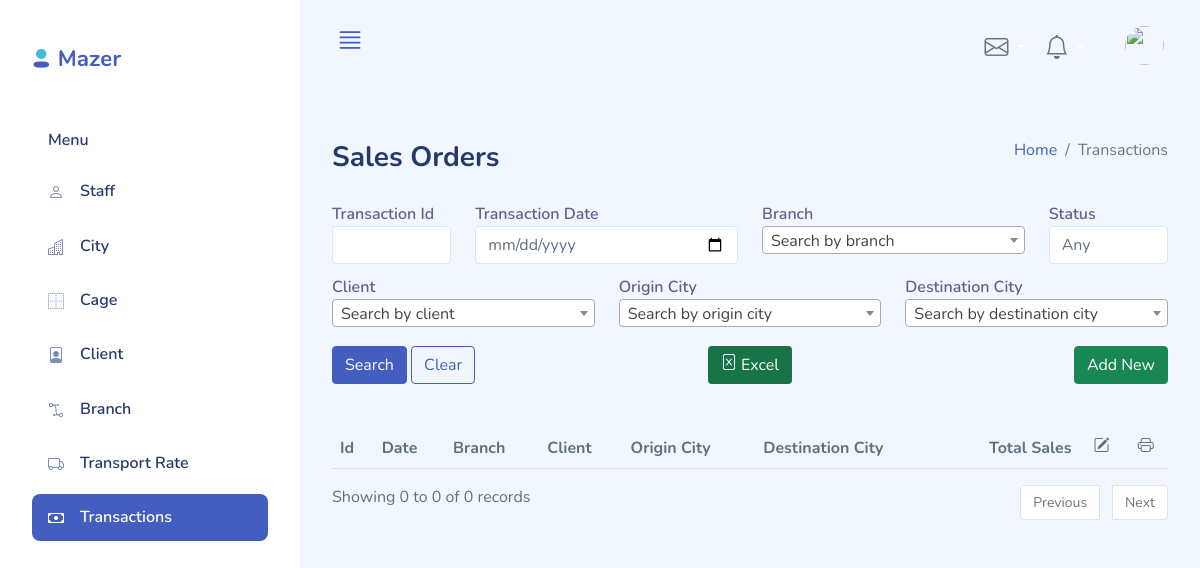
Page /index.php?page=transactions_list (signed in) on the earlier database version.
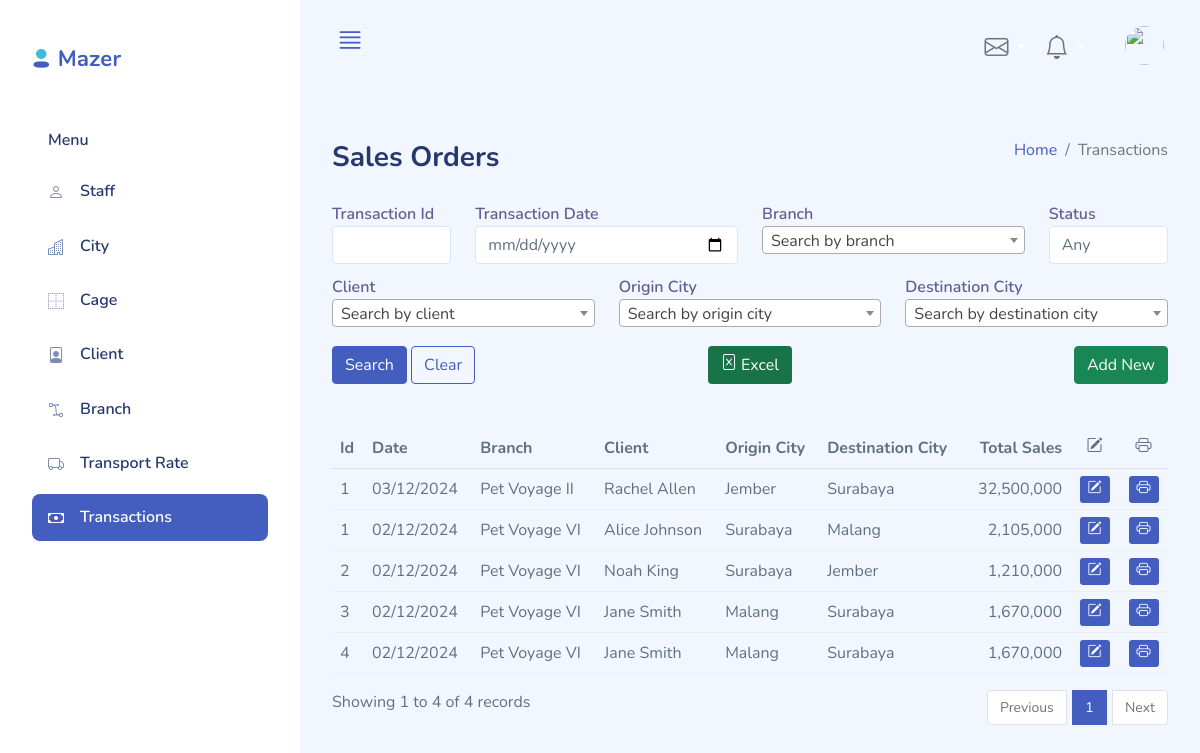
Same page on the later database version.
### tables this page shows
CREATE TABLE `transaction` (
  `BranchId` int(11) NOT NULL,
  `Id` int(11) NOT NULL,
  `TransactionDateDate` date NOT NULL,
  `ClientId` int(11) NOT NULL,
  `CreatedBy` varchar(50) NOT NULL,
  `DestinationAddress` varchar(200) NOT NULL,
  `DestinationCity` smallint(5) unsigned NOT NULL,
  `OriginCity` smallint(5) unsigned NOT NULL,
  `ExpectedArrival` date NOT NULL,
  `LastUpdateTime` timestamp NOT NULL DEFAULT current_timestamp(),
  `LastModifier` varchar(50) DEFAULT NULL,
  `Status` varchar(45) DEFAULT NULL,
  PRIMARY KEY (`Id`,`BranchId`),
  KEY `fk_Transaction_Branch1_idx` (`BranchId`),
  KEY `fk_Transaction_Client1_idx` (`ClientId`),
  KEY `fk_Transaction_Staff1_idx` (`CreatedBy`),
  KEY `fk_Transaction_Staff2_idx` (`LastModifier`),
  KEY `fk_Transaction_City2_idx` (`OriginCity`),
  KEY `fk_Transaction_City1_idx` (`DestinationCity`,`OriginCity`),
  CONSTRAINT `fk_Transaction_Branch1` FOREIGN KEY (`BranchId`) REFERENCES `branch` (`Id`) ON DELETE NO ACTION ON UPDATE NO ACTION,
  CONSTRAINT `fk_Transaction_City1` FOREIGN KEY (`DestinationCity`) REFERENCES `city` (`Id`) ON DELETE NO ACTION ON UPDATE NO ACTION,
  CONSTRAINT `fk_Transaction_City2` FOREIGN KEY (`OriginCity`) REFERENCES `city` (`Id`) ON DELETE NO ACTION ON UPDATE NO ACTION,
  CONSTRAINT `fk_Transaction_Client1` FOREIGN KEY (`ClientId`) REFERENCES `client` (`Id`) ON DELETE NO ACTION ON UPDATE NO ACTION,
  CONSTRAINT `fk_Transaction_Staff1` FOREIGN KEY (`CreatedBy`) REFERENCES `staff` (`Id`) ON DELETE NO ACTION ON UPDATE NO ACTION,
  CONSTRAINT `fk_Transaction_Staff2` FOREIGN KEY (`LastModifier`) REFERENCES `staff` (`Id`) ON DELETE NO ACTION ON UPDATE NO ACTION
);

CREATE TABLE `branch` (
  `Id` int(11) NOT NULL,
  `Name` varchar(45) NOT NULL,
  `Address` varchar(200) NOT NULL,
  `PhoneNumber` varchar(45) NOT NULL,
  `CityId` smallint(5) unsigned NOT NULL,
  `LastUpdateTime` timestamp NOT NULL DEFAULT current_timestamp(),
  `LastModifier` varchar(50) DEFAULT NULL,
  PRIMARY KEY (`Id`),
  KEY `fk_Branch_City1_idx` (`CityId`),
  KEY `fk_Branch_Staff1_idx` (`LastModifier`),
  CONSTRAINT `fk_Branch_City1` FOREIGN KEY (`CityId`) REFERENCES `city` (`Id`) ON DELETE NO ACTION ON UPDATE NO ACTION,
  CONSTRAINT `fk_Branch_Staff1` FOREIGN KEY (`LastModifier`) REFERENCES `staff` (`Id`) ON DELETE NO ACTION ON UPDATE NO ACTION
);

CREATE TABLE `client` (
  `Id` int(11) NOT NULL,
  `Name` varchar(45) NOT NULL,
  `Address` varchar(200) NOT NULL,
  `PhoneNumber` varchar(20) NOT NULL,
  `CityId` smallint(5) unsigned NOT NULL,
  `LastUpdateTime` timestamp NOT NULL DEFAULT current_timestamp(),
  `LastModifier` varchar(50) DEFAULT NULL,
  PRIMARY KEY (`Id`),
  KEY `fk_Client_City1_idx` (`CityId`),
  KEY `fk_Client_Staff1_idx` (`LastModifier`),
  CONSTRAINT `fk_Client_City1` FOREIGN KEY (`CityId`) REFERENCES `city` (`Id`) ON DELETE NO ACTION ON UPDATE NO ACTION,
  CONSTRAINT `fk_Client_Staff1` FOREIGN KEY (`LastModifier`) REFERENCES `staff` (`Id`) ON DELETE NO ACTION ON UPDATE NO ACTION
);

CREATE TABLE `city` (
  `Id` smallint(5) unsigned NOT NULL AUTO_INCREMENT,
  `Name` varchar(45) NOT NULL,
  `Province` varchar(255) NOT NULL,
  `LastUpdateTime` timestamp NOT NULL DEFAULT current_timestamp(),
  `LastModifier` varchar(50) DEFAULT NULL,
  PRIMARY KEY (`Id`),
  KEY `fk_City_Staff1_idx` (`LastModifier`),
  CONSTRAINT `fk_City_Staff1` FOREIGN KEY (`LastModifier`) REFERENCES `staff` (`Id`) ON DELETE NO ACTION ON UPDATE NO ACTION
);

### functions/sanitizers.php (called while the page is built, shortened)
<?php
    function sanitize($dbCon, $input, $type="string"){
        $input = mysqli_real_escape_string($dbCon, $input);
        switch($type){
            case "int":
                $sanitizedValue = $input;
                break;
        }
        return array($sanitizedValue, $input);
    }
?>

### config.php (called while the page is built, shortened)
<?php
$maxRows = 10;
?>

### classes/transaction.php (called while the page is built, shortened)
<?php
class Transaction {
    private $dbCon;
    public function __construct($dbConnection) {
        $this->dbCon = $dbConnection;
    }
        ?>
        <?php
    public function get_header($columns="*", $constraints = "1 ", $limit = "10") {
        $q = "SELECT $columns FROM transaction t INNER JOIN transactiondetail td ON t.Id=td.TransactionId AND t.BranchId = td.BranchId INNER JOIN client c ON t.ClientId = c.Id INNER JOIN branch b ON t.BranchId = b.Id INNER JOIN city oc ON t.OriginCity = oc.Id INNER JOIN city dc ON t.DestinationCity = dc.Id WHERE $constraints GROUP BY t.Id, t.BranchId LIMIT ".$limit;
        $resultSet = $this->dbCon->query($q);
        return $resultSet;
    }
}
?>

### pages/transactions_list.php (the view, shortened to what the rows shown need)
<?php
  require_once('./classes/transaction.php');
  $order = new Transaction($dbCon);
      ?>
      <?php
  $constraint = "1";
    ?>
<div class="d-sm-flex align-items-center justify-content-between mb-4">
  <h1 class="h3 mb-0 text-gray-800">Sales Orders</h1>
</div>
<div class="row">
  <div class="col-lg-12">
    <div class="table-responsive">
      <table class="table align-items-center table-flush">
        <thead class="thead-light">
          <tr>
            <th>Id</th>
            <th>Date</th>
            <th>Branch</th>
            <th>Client</th>
            <th>Origin City</th>
            <th>Destination City</th>
            <th style='text-align: right;'>Total Sales</th>
            <th style='text-align: center;'><i class="bi bi-pencil-square"></i></th>
            <th style='text-align: center;'><i class="bi bi-printer"></i></th>
          </tr>
        </thead>
        <tbody>
        <?php
          $pageNum = (isset($_GET['pageNum'])) ? $_GET['pageNum'] : 1;
          list($pageNum, $validation_status) = sanitize($dbCon, $pageNum, "int");
          if(!$validation_status) {
            $pagingError = "ERROR - Invalid page num";
          }
          else {
            $pageStart = ($pageNum - 1) * $maxRows;
            $columns = "t.Id as id, DATE_FORMAT(t.TransactionDateDate, '%d/%m/%Y') AS date, b.Id as branch_id,b.Name as branch_name, c.Name as client_name, t.DestinationAddress as address, oc.Name AS ori_city, dc.Name AS dest_city, FORMAT(SUM(td.Price * td.Quantity), 0) AS totalsales";
            $limit = $pageStart.", ". $maxRows;
            $resultSet = $order->get_header($columns, $constraint, $limit);
            while($row = $resultSet->fetch_array())
            {
              echo("<tr>");
              echo("<td>".$row['id']."</td>");
              echo("<td>".$row['date']."</td>");
              echo("<td>".$row['branch_name']."</td>");
              echo("<td>".$row['client_name']."</td>");
              echo("<td>".$row['ori_city']."</td>");
              echo("<td>".$row['dest_city']."</td>");
              echo("<td style='text-align: right;'>".$row['totalsales']."</td>");
              echo("<td style='text-align: center;'><a href='index.php?page=transaction_detail&mode=update&id=".$row['id']."&branch_id=".$row["branch_id"]."' class='btn-sm btn-primary'><i class='bi bi-pencil-square'></i></a></td>");
              echo("<td style='text-align: center;'><a href='index2.php?page=transactions_list&mode=pdf&id=".$row['id']."' class='btn-sm btn-primary'><i class='bi bi-printer'></i></a></td>");
              echo("</tr>");
            }
          }
        ?>
        </tbody>
      </table>
    </div>
  </div>
</div>

Differences in the rows shown:
added transaction: Id "1", date "03/12/2024", BranchId.Name "Pet Voyage II", ClientId.Name "Rachel Allen", OriginCity.Name "Jember", DestinationCity.Name "Surabaya", totalsales "32,500,000"
added transaction: Id "1", date "02/12/2024", BranchId.Name "Pet Voyage VI", ClientId.Name "Alice Johnson", OriginCity.Name "Surabaya", DestinationCity.Name "Malang", totalsales "2,105,000"
added transaction: Id "2", date "02/12/2024", BranchId.Name "Pet Voyage VI", ClientId.Name "Noah King", OriginCity.Name "Surabaya", DestinationCity.Name "Jember", totalsales "1,210,000"
added transaction: Id "3", date "02/12/2024", BranchId.Name "Pet Voyage VI", ClientId.Name "Jane Smith", OriginCity.Name "Malang", DestinationCity.Name "Surabaya", totalsales "1,670,000"
added transaction: Id "4", date "02/12/2024", BranchId.Name "Pet Voyage VI", ClientId.Name "Jane Smith", OriginCity.Name "Malang", DestinationCity.Name "Surabaya", totalsales "1,670,000"
Other differences:
min($pageStart + 1, $pageEnd): "0" → "1"
$pageEnd: "0" → "4"
$totalRows: "0" → "4"
new list line: "1"
